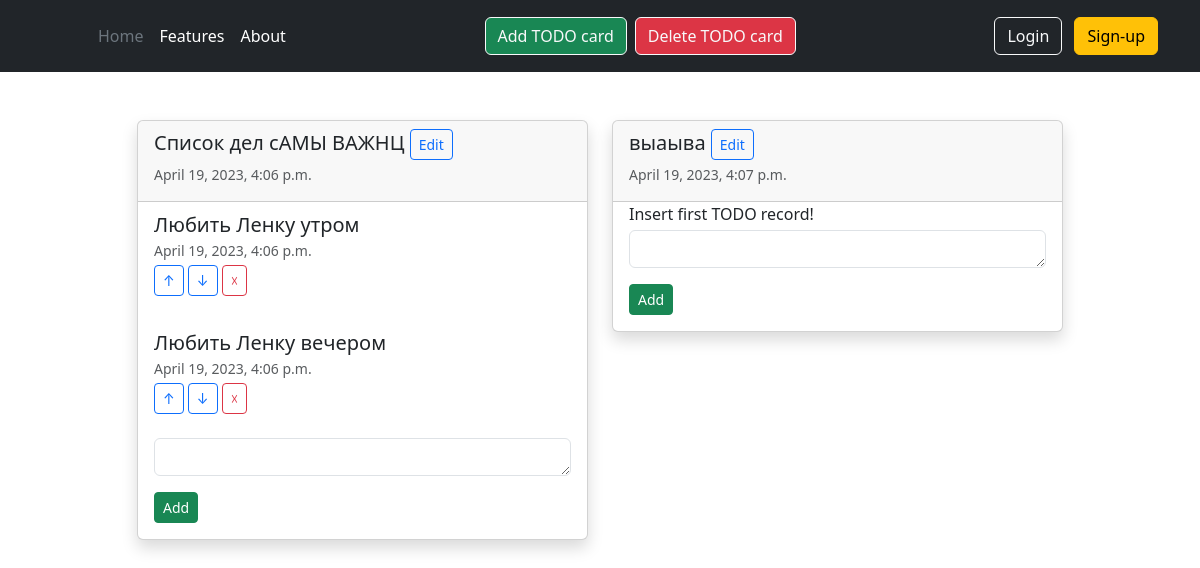
/, run on an earlier commit of the app's database.
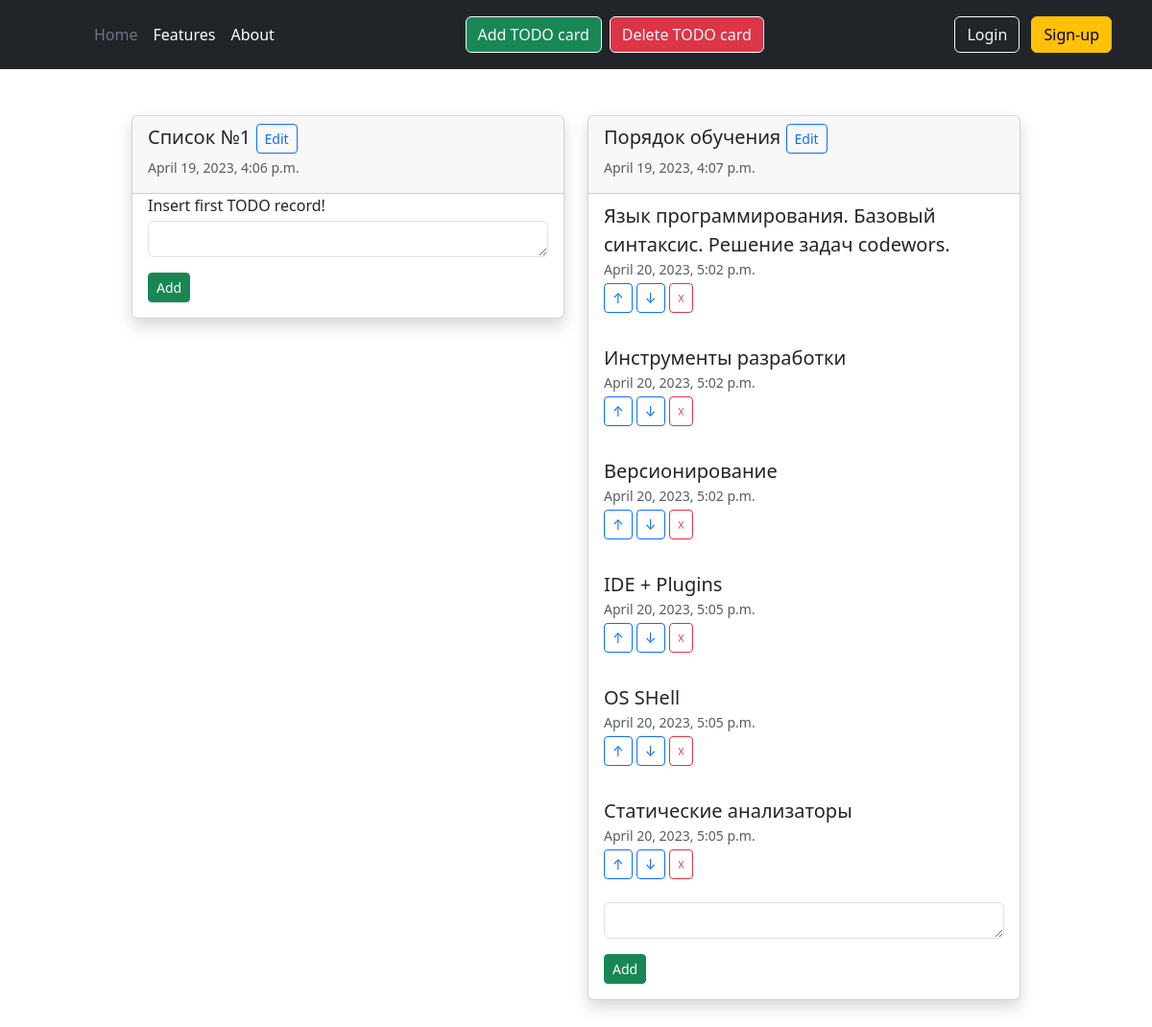
And on a later commit of the database.
### TODOlist_app/models.py (models this page shows)
class TodoTitle(models.Model):
    title = models.CharField(max_length=30)
    date_added = models.DateTimeField(auto_now_add=True)

class TodoList(models.Model):
    todo_text = models.TextField()
    order_num = models.IntegerField()
    date_added = models.DateTimeField(auto_now_add=True)
    title = models.ForeignKey(TodoTitle, on_delete=models.CASCADE)
    class Meta:
        ordering = ('order_num',)

### TODOlist_app/views.py (the view, shortened to what this page needs)
# urls.py: path('', views.index, name='index'),
def index(request):
    overall_list = {}
    for title in TodoTitle.objects.all():
        overall_list[title] = list(title.todolist_set.all())
    form_input = InputForm()
    context = {'overall_list': overall_list, 'form_input': form_input}
    return render(request, 'TODOlist_app/index.html', context)

### TODOlist_app/forms.py
class InputForm(forms.ModelForm):
    class Meta:
        model = TodoList
        fields = ['todo_text']
        labels = {'todo_text': ''}
        widgets = {
            "todo_text": Textarea(attrs={"rows": 1, "class": "form-control"}),
        }

### TODOlist_app/templates/TODOlist_app/index.html (shortened to what this page needs)
{% extends 'TODOlist_app/base.html' %}
{% block content %}
<div class="container">
    <div class="row justify-content-center">
        {% for titles, todos in overall_list.items %}
        <div class="col-8 col-md-6 col-lg-6 col-xl-5 col-xxl-4">
            <div class="card shadow p-0 mb-5 bg-white">
                <div class="card-body mb-0 p-0">
                    <div class="card-header">
                        <h5 class="card-title">
                            {{ titles.title }}
                            <a class="btn btn-outline-primary btn-sm list-inline-item" href="{% url 'TODOlist_app:edit_title' titles.id %}">Edit</a>
                        </h5>
                        <p class="card-subtitle mb-2 text-muted"><small>{{ titles.date_added }}</small></p>
                    </div>
                    {% if not todos %}
                    <p class="card-text mb-1 mx-3">Insert first TODO record!</p>
                    {% endif %}
                    {% for todo in todos %}
                    <ul class="list-group list-group-flush border-0">
                        <li class="list-group-item">
                            <p class="card-text mb-1 fs-5">{{todo.todo_text}}</p>
                            <p class="card-subtitle mb-1 text-muted"><small>{{ todo.date_added }}</small></p>
                            <form action="{% url 'TODOlist_app:index' %}" method='POST'>
                                <input type="submit" name="{{ titles.id }},{{todo.order_num}}" value='↑'
                                       class="btn btn-outline-primary btn-sm" ;>
                                <input type="submit" name="{{ titles.id }},{{todo.order_num}}" value='↓'
                                       class="btn btn-outline-primary btn-sm" ;>
                                <input type="submit" name="{{ titles.id }},{{todo.order_num}}" value='☓'
                                       class="btn btn-outline-danger btn-sm" ;>
                            </form>
                        </li>
                    </ul>
                    {% endfor %}
                    <div class="mx-3">
                        <form action="{% url 'TODOlist_app:index' %}" method='POST'>
                            {{ form_input.as_p }}
                            <button type="submit" name="btn_add_entry,{{titles.title}}"
                                    class="btn btn-success btn-sm">Add
                            </button>
                        </form>
                    </div>
                </div>
            </div>
        </div>
        {% endfor %}
    </div>
</div>
{% endblock content %}

### TODOlist_app/templates/TODOlist_app/base.html (shortened to what this page needs)
<html>
<head>
    {% load bootstrap5 %}
    {% bootstrap_css %}
    {% load static %}
    {% load socialaccount %}
    <link rel="stylesheet" href="{% static 'TODOlist_app/style.css' %}">
</head>
<body>
<header class="p-3 bg-dark text-white">
    <div class="container">
        <div class="d-flex flex-wrap align-items-center justify-content-center justify-content-lg-start">
            <a href="/" class="d-flex align-items-center mb-2 mb-lg-0 text-white text-decoration-none">
                <svg class="bi me-2" width="40" height="32" role="img" aria-label="Bootstrap">
                    <use xlink:href="#bootstrap"></use>
                </svg>
            </a>
            <ul class="nav col-12 col-lg-auto me-lg-auto mb-2 justify-content-center mb-md-0">
                <li><a href="{% url 'TODOlist_app:index' %}" class="nav-link px-2 text-secondary">Home</a></li>
                <li><a href="#" class="nav-link px-2 text-white">Features</a></li>
                <li><a href="#" class="nav-link px-2 text-white">About</a></li>
            </ul>
            <div class="nav col-12 col-lg-auto me-lg-auto mb-2 justify-content-center mb-md-0">
                <button type="button" onclick="window.location.href={% url 'TODOlist_app:add_list' %};"
                        class="btn btn-outline-light me-2 btn-success">Add TODO card
                </button>
                <button type="button" onclick="window.location.href={% url 'TODOlist_app:del_list' %};"
                        class="btn btn-outline-light me-2 btn-danger">Delete TODO card
                </button>
            </div>
            <div class="text-end">
                {% if user.is_authenticated %}
                    Welcome, You are logged in as <span class="text-success">{{ user.username }}</span>
                        <a class="btn btn-outline-light me-2" href="{% url 'users:logout' %}">Logout</a>
                {% else %}
                    <a class="btn btn-outline-light me-2" href="{% url 'users:login' %}">Login</a>
                    <a class="btn btn-warning" href="{% url 'users:register' %}">Sign-up</a>
                {% endif %}
            </div>
        </div>
    </div>
</header>
<div class="nav-divider"></div>
{% block content %}
{% endblock content %}
</body>
</html>

### TODOlist_app/static/TODOlist_app/style.css (style rules this page uses)
.nav-divider { height: 3rem; background-color: rgba(0, 0, 0, 0); border: solid rgba(0, 0, 0, 0); border-width: 0px 0; }

What changed in the data, as far as the page shows it:
removed TodoList: todo_text "Любить Ленку утром", date_added "April 19, 2023, 4:06 p.m.", shown under TodoTitle "Список дел сАМЫ ВАЖНЦ"
removed TodoList: todo_text "Любить Ленку вечером", date_added "April 19, 2023, 4:06 p.m.", shown under TodoTitle "Список дел сАМЫ ВАЖНЦ"
changed TodoTitle: title "Список дел сАМЫ ВАЖНЦ" → "Список №1"; now shows "Insert first TODO record!"
changed TodoTitle: title "выаыва" → "Порядок обучения"; no longer shows "Insert first TODO record!"
added TodoList: todo_text "Язык программирования. Базовый синтаксис. Решение задач codewors.", date_added "April 20, 2023, 5:02 p.m.", shown under TodoTitle "Порядок обучения"
added TodoList: todo_text "Инструменты разработки", date_added "April 20, 2023, 5:02 p.m.", shown under TodoTitle "Порядок обучения"
added TodoList: todo_text "Версионирование", date_added "April 20, 2023, 5:02 p.m.", shown under TodoTitle "Порядок обучения"
added TodoList: todo_text "IDE + Plugins", date_added "April 20, 2023, 5:05 p.m.", shown under TodoTitle "Порядок обучения"
added TodoList: todo_text "OS SHell", date_added "April 20, 2023, 5:05 p.m.", shown under TodoTitle "Порядок обучения"
added TodoList: todo_text "Статические анализаторы", date_added "April 20, 2023, 5:05 p.m.", shown under TodoTitle "Порядок обучения"
